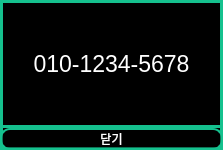
<?xml version="1.0" encoding="UTF-8"?>
<ui version="4.0">
 <class>Phone_num</class>
 <widget class="QDialog" name="Phone_num">
  <property name="geometry">
   <rect>
    <x>0</x>
    <y>0</y>
    <width>223</width>
    <height>150</height>
   </rect>
  </property>
  <property name="minimumSize">
   <size>
    <width>180</width>
    <height>62</height>
   </size>
  </property>
  <property name="maximumSize">
   <size>
    <width>300</width>
    <height>150</height>
   </size>
  </property>
  <property name="windowTitle">
   <string>연락처</string>
  </property>
  <property name="windowIcon">
   <iconset resource="Icons.qrc">
    <normaloff>:/ICON_phone</normaloff>:/ICON_phone</iconset>
  </property>
  <property name="styleSheet">
   <string notr="true">border-image:none;
border: 3px solid;
border-color: rgb(21, 193, 142);
background-color: rgb(0, 0, 0);
color: rgb(255, 255, 255);</string>
  </property>
  <layout class="QVBoxLayout" name="verticalLayout_2">
   <property name="leftMargin">
    <number>0</number>
   </property>
   <property name="topMargin">
    <number>0</number>
   </property>
   <property name="rightMargin">
    <number>0</number>
   </property>
   <property name="bottomMargin">
    <number>0</number>
   </property>
   <item>
    <layout class="QVBoxLayout" name="verticalLayout">
     <property name="spacing">
      <number>0</number>
     </property>
     <item>
      <widget class="QLabel" name="label">
       <property name="font">
        <font>
         <pointsize>17</pointsize>
        </font>
       </property>
       <property name="styleSheet">
        <string notr="true">border-image:none;
border: 3px solid;
border-color: rgb(21, 193, 142);
background-color: rgb(0, 0, 0);
color: rgb(255, 255, 255);</string>
       </property>
       <property name="text">
        <string>010-1234-5678</string>
       </property>
       <property name="alignment">
        <set>Qt::AlignCenter</set>
       </property>
      </widget>
     </item>
     <item>
      <widget class="QPushButton" name="closeB">
       <property name="styleSheet">
        <string notr="true">QPushButton{
	border-radius: 10px;
	border-image:none;
	border: 2px solid;
	border-color: rgb(21, 193, 142);
	background-color: rgba(0, 0, 0, 100);
	color: rgb(255, 255, 255);
}

QPushButton:hover{
	border-image:none;
	border: 2px solid;
	border-color: rgba(21, 193, 142, 70);
	background-color: rgba(0, 0, 0, 70);
	color: rgb(255, 255, 255);
}
</string>
       </property>
       <property name="text">
        <string>닫기</string>
       </property>
      </widget>
     </item>
    </layout>
   </item>
  </layout>
 </widget>
 <resources>
  <include location="Icons.qrc"/>
 </resources>
 <connections/>
</ui>
